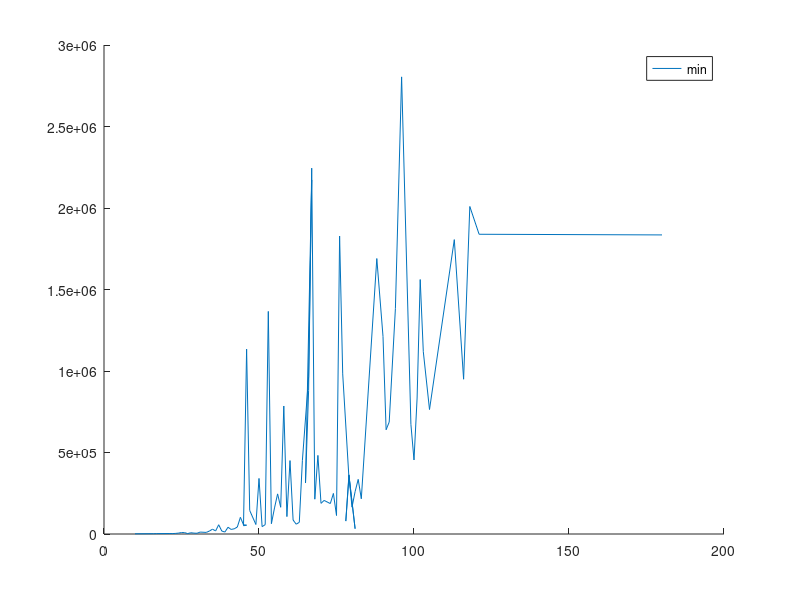

The MATLAB source for this figure:
load('DeadlockAndManhattan.mat')
x= steps(1);
y_mean= [];
y_min = [];
y_max = [];
% same_stepped_values = [];
prev = steps(1);
sum = 0;
number_of_same_steps = 0;
local_min = time(1);
local_max = time(1);
for i=1:length(steps)
    if(prev~=steps(i))
        y_mean =[y_mean sum/number_of_same_steps];
        y_min = [y_min local_min];
        y_max = [y_max local_max];
        local_min = time(i);
        local_max = time(i);
        number_of_same_steps = 1;
        x = [x steps(i)];
        prev = steps(i);
        sum = time(i);
    else
        number_of_same_steps = number_of_same_steps +1;
        sum = sum + time(i);
        if(local_min>time(i))
            local_min = time(i);
        end
        if(local_max<time(i))
            local_max = time(i);
        end
    end
end
y_mean =[y_mean time(end)];
y_min = [y_min time(end)];
y_max = [y_max time(end)];

% [global_max,Imax] = max(y_max);
% txt_max = sprintf("\\rightarrow %d",global_max);
indexmax = find(max(y_max) == y_max);
xmax = x(indexmax);
ymax = y_max(indexmax);
strmax = ['Maximum:',num2str(ymax), ' Step:',num2str(xmax)];

figure
% plot(x,y_min,'o')
hold on
plot(x,y_mean)
hold on
% plot(x,y_max,'o')

text(xmax,ymax,strmax,'HorizontalAlignment','right');
% text(Imax,global_max,txt_max);
legend('min','mean','max');